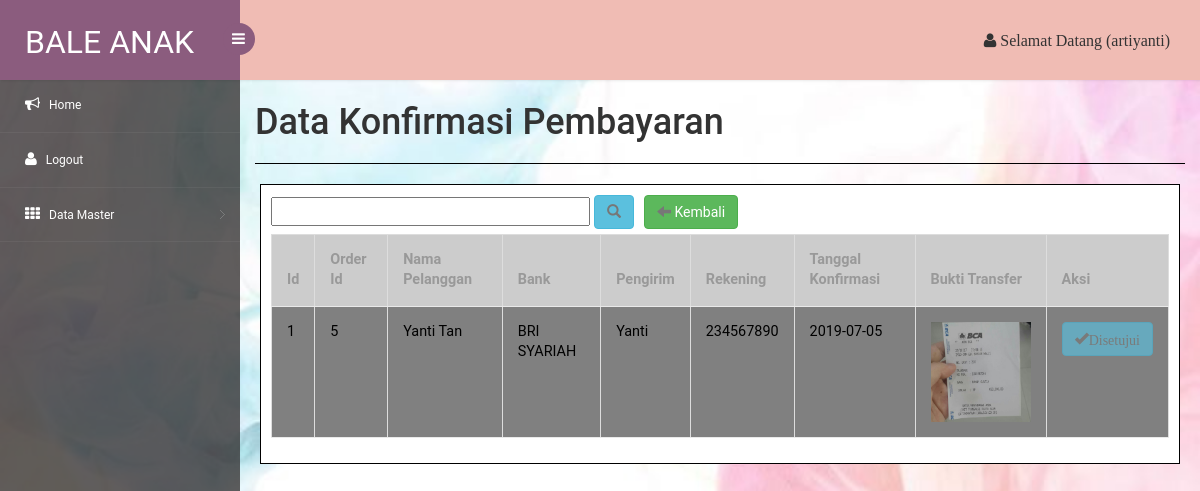
Page /admin/dashboard/konfirmasipembayaran.php (signed in) on the earlier database version.
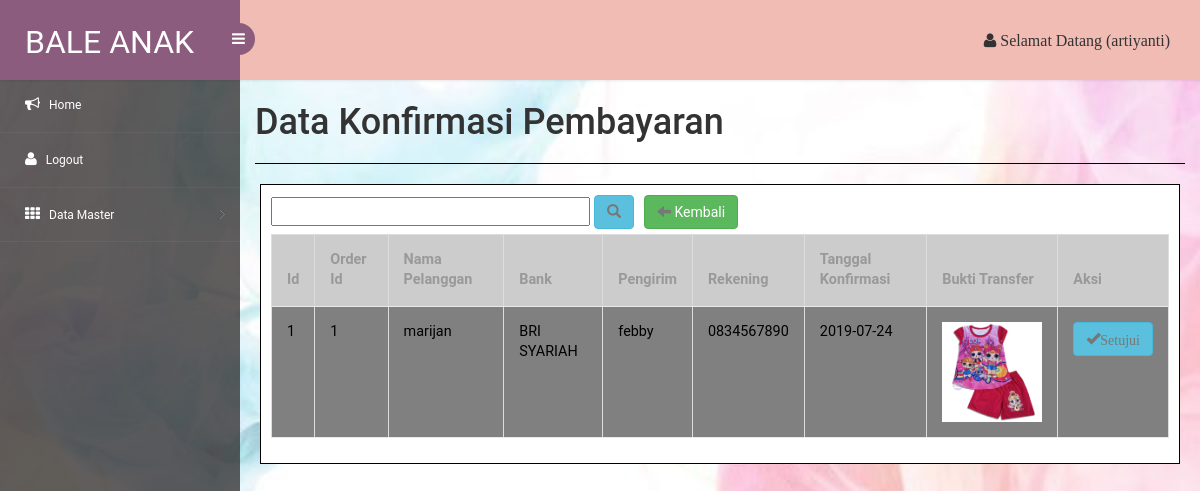
Same page on the later database version.
### tables this page shows
CREATE TABLE `konfirmasi` (
  `id_konfirmasi` int(11) NOT NULL,
  `id_order` int(11) NOT NULL,
  `kodepelanggan` int(11) NOT NULL,
  `kode_bank` int(11) NOT NULL,
  `nama_penggirim` varchar(50) NOT NULL,
  `rek_pengirim` varchar(50) NOT NULL,
  `tgl_konfirmasi` date NOT NULL,
  `bukti_transfer` varchar(255) DEFAULT NULL
);

CREATE TABLE `orders` (
  `id_order` int(11) NOT NULL,
  `kodepelanggan` int(11) NOT NULL,
  `tgl_order` date NOT NULL,
  `alamat_pengirim` varchar(255) NOT NULL,
  `id_kota` int(11) NOT NULL,
  `status_order` varchar(20) NOT NULL DEFAULT 'Belum Dibayar',
  `status_konfirmasi` varchar(20) NOT NULL DEFAULT 'Menunggu Konfirmasi',
  `status_terima` varchar(20) NOT NULL DEFAULT 'Belum Diterima',
  `kurir_id` int(11) NOT NULL,
  `resi` varchar(30) DEFAULT NULL,
  `ongkir` int(11) DEFAULT NULL
);

CREATE TABLE `pelanggan` (
  `kodepelanggan` int(5) NOT NULL,
  `namapelanggan` varchar(20) NOT NULL,
  `jeniskelamin` varchar(12) NOT NULL,
  `tempatlahir` varchar(30) NOT NULL,
  `tgllahir` date NOT NULL,
  `alamat` varchar(30) NOT NULL,
  `id_kota` int(11) NOT NULL,
  `nohp` varchar(20) NOT NULL,
  `email` varchar(50) NOT NULL,
  `username` varchar(20) NOT NULL,
  `password` varchar(255) NOT NULL,
  `tanggaldaftar` date NOT NULL
);

CREATE TABLE `bank` (
  `kode_bank` int(11) NOT NULL,
  `norek` varchar(20) NOT NULL,
  `namabank` varchar(50) NOT NULL,
  `atasnama` varchar(30) NOT NULL
);

### admin/dashboard/functions.php (called while the page is built, shortened)
<?php
$conn = mysqli_connect("localhost", "root", "", "db_tokobale");
function konfirmasi($query)
{
	global $conn;
	$result = mysqli_query($conn, $query);
	$rows = [];
	while ($row = mysqli_fetch_assoc($result))
	{
		$rows[] = $row;
	}
	return $rows;
}
?>

### admin/dashboard/konfirmasipembayaran.php (the view, shortened to what this page needs)
<?php include_once('../_header.php'); ?>
<?php
require 'functions.php';
$konfirmasi = konfirmasi("SELECT * FROM konfirmasi JOIN orders ON
	konfirmasi.id_order=orders.id_order JOIN pelanggan ON
	konfirmasi.kodepelanggan=pelanggan.kodepelanggan JOIN bank ON konfirmasi.kode_bank=bank.kode_bank");
?>
<!DOCTYPE html>
<html>
<head>
</head>
<body>
	<div style="margin-top: 8px;">
		<h1> Data Konfirmasi Pembayaran</h1>
	</div>
	<div style="  margin-top: 20px;
	margin-bottom:  20px;
	border-top: 1px solid black;"></div>
	<div style="margin: 5px; padding:5px 10px 5px 10px; border: 1px solid black; background-color: white;">
		<form action="" method="post">
			<div style=" float: left; display: block; margin-top: 5px;">
				<input type="text" name="keyword" size="30" placeholder="Pencarian">
				<button type="button" class="btn btn-info" name="cari" >
					<span class="glyphicon glyphicon-search" ></span>
				</button>
			</div>
		</form>
		 <a href="./index.php" class="btn btn-success" style="margin-left: 10px;margin-top: 5px;"><span class="glyphicon glyphicon-arrow-left"></span>&nbsp;Kembali</a>
				<div class="table-responsive" style="padding-top: 5px">
					<table class="table table-bordered table-hover" id="dataTables-example">
						<thead>
							<tr style="background-color: #ccc">
								<th>Id</th>
								<th>Order Id</th>
								<th>Nama Pelanggan</th>
								<th>Bank</th>
								<th>Pengirim</th>
								<th>Rekening</th>
								<th>Tanggal Konfirmasi</th>
								<th>Bukti Transfer</th>
								<th>Aksi</th>
							</tr>
						</thead>
						<?php $i = 1; ?>
						<?php foreach ($konfirmasi as $knfrms): ?>
							<tr class="baris">
								<td style="color: black"><?php echo $i;?></td>
								<td style="color: black"><?php echo $knfrms['id_order']; ?></td>
								<td style="color: black"><?php echo $knfrms['namapelanggan']; ?></td>
								<td style="color: black"><?php echo $knfrms['namabank']; ?></td>
								<td style="color: black"><?php echo $knfrms['nama_penggirim']; ?></td>
								<td style="color: black"><?php echo $knfrms['rek_pengirim']; ?></td>
								<td style="color: black"><?php echo $knfrms['tgl_konfirmasi']; ?></td>
								<td style="color: black"><img src="../../buktipembayaran/<?= $knfrms["bukti_transfer"] ; ?>" width="100"></td>
								<td style="color: black;">
									<?php if($knfrms["status_konfirmasi"] == "Menunggu Konfirmasi"): ?>
									<a href="./order_ubah_konfirmasi.php?id_order=<?= $knfrms['id_order'] ?>"class="btn btn-info" onclick="return confirm('setujui konfirmasi dari <?php echo $knfrms['namapelanggan']; ?>')">
										<span class="glyphicon glyphicon-ok">Setujui</span>
									</a>
									<?php elseif($knfrms["status_konfirmasi"] == "Disetujui"): ?>
									<button class="btn btn-info disabled">
										<span class="glyphicon glyphicon-ok">Disetujui</span>
									</button>
									<?php endif; ?>
									</td>
								</tr>
								<?php $i++; ?>
							<?php endforeach; ?>
						</table>
					</div>
				</div>
				</body>
				</html>
<?php include_once('../_footer.php'); ?>

### admin/_header.php (shortened to what this page needs)
<!DOCTYPE html>
<head>
    <link rel="stylesheet" href="../css/bootstrap.min.css" >
    <link href="../css/style.css" rel='stylesheet' type='text/css' />
    <link href="../css/style-responsive.css" rel="stylesheet"/>
    <link rel="stylesheet" href="../css/font.css" type="text/css"/>
    <link href="../css/font-awesome.css" rel="stylesheet">
    <link rel="stylesheet" href="../css/morris.css" type="text/css"/>
    <link rel="stylesheet" href="../css/monthly.css">
</head>
<body>
    <section id="container">
        <header class="header fixed-top clearfix">
            <div class="brand">
                <a href="../dashboard/index.php" class="logo">
                    BALE ANAK
                </a>
                <div class="sidebar-toggle-box">
                    <div class="fa fa-bars"></div>
                </div>
            </div>
            <span  style="float: right; padding-top: 30px;padding-right: 30px;">
                <p class='fa fa-user'> Selamat Datang (<?php echo $_COOKIE["username"]; ?>) </p>
            </span>
</header>
<aside>
    <div id="sidebar" class="nav-collapse">
        <div class="leftside-navigation">
            <ul class="sidebar-menu" id="nav-accordion">
              <li>
                <a href="../dashboard/home.php">
                    <i class="fa fa-bullhorn"></i>
                    <span>Home </span>
                </a>
            </li>
             <li>
                <a href="../dashboard/logout.php?halaman=logout">
                    <i class="fa fa-user"></i>
                    <span>Logout  </span>
                </a>
            </li>
            <li class="sub-menu">
                <a href="#">
                    <i class="fa fa-th"></i>
                    <span>Data Master</span>
                </a>
    </div>
</div>
</aside>
<section id="main-content">
 <section class="wrapper">

### admin/_footer.php (shortened to what this page needs)
</section>
</section>
</body>
</html>

### admin/css/style.css (style rules this page uses)
h4, h5, h6, h1, h2, h3 { margin: 0; }
ul, ol { margin: 0; }
p { margin: 0; }
html, body { font-family: 'Roboto', sans-serif; font-size: 100%; overflow-x: hidden; background-size:cover; }
body a { transition: 0.5s all ease; -webkit-transition: 0.5s all ease; -moz-transition: 0.5s all ease; -o-transition: 0.5s all ease; -ms-transition: 0.5s all ease; text-decoration:none; }
h1,h2,h3,h4,h5,h6 { margin:0; }
p { margin:0; }
ul,label { margin:0; padding:0; }
#sidebar { width:240px; height:100%; position:fixed; background:rgba(52, 48, 48, 0.78); -webkit-transition:all .3s ease-in-out; -moz-transition:all .3s ease-in-out; -o-transition:all .3s ease-in-out; transition:all .3s ease-in-out; }
#sidebar ul li { position: relative; }
.leftside-navigation,.right-stat-bar { height: 100%; }
ul.sidebar-menu,ul.sidebar-menu li ul.sub { margin:-2px 0 0; padding:0; }
ul.sidebar-menu { padding-top:80px; }
ul.sidebar-menu li { border-bottom:1px solid rgba(255,255,255,0.05); }
ul.sidebar-menu li.sub-menu { line-height:15px; }
ul.sidebar-menu li a span { display:inline-block; }
ul.sidebar-menu li a { color:#fff; text-decoration:none; display:block; padding:18px 0 18px 25px; font-size:12px; outline:none; -webkit-transition:all 0.3s ease; -moz-transition:all 0.3s ease; -o-transition:all 0.3s ease; -ms-transition:all 0.3s ease; transition:all 0.3s ease; }
ul.sidebar-menu li a i { font-size:15px; padding-right:6px; }
#main-content { margin-left:240px; -webkit-transition:all .3s ease-in-out; -moz-transition:all .3s ease-in-out; -o-transition:all .3s ease-in-out; transition:all .3s ease-in-out; }
.header { left:0; right:0; z-index:1002; background:rgb(240, 188, 180); -webkit-transition:all .3s ease-in-out; -moz-transition:all .3s ease-in-out; -o-transition:all .3s ease-in-out; transition:all .3s ease-in-out; }
.fixed-top { position:fixed; box-shadow:1px 0 3px rgba(0,0,0,.15); }
.wrapper { display:inline-block; margin-top:80px; padding:15px; width:100%; }
.brand { background:#8b5c7e; float:left; width:240px; height:80px; position:relative; }
a.logo { font-size:32px; color:#fff; float:left; margin:20px 0 0 25px; text-transform:uppercase; }
.sidebar-toggle-box { float:left; margin-top:23px; margin-left:-15px; background:#8b5c7e; border-radius:50%; -webkit-border-radius:50%; width:32px; height:32px; position:absolute; right:-15px; }
.sidebar-toggle-box .fa-bars { cursor:pointer; display:inline-block; font-size:15px; padding:8px 8px 8px 9px; color:#fff; }
.table>thead>tr>th { border-bottom: 1px solid #e1ab91 ! important; }
.table>tbody>tr>td, .table>tbody>tr>th, .table>tfoot>tr>td, .table>tfoot>tr>th, .table>thead>tr>td, .table>thead>tr>th { border-bottom: 1px solid #e9e9e9 ! important; }
.glyphicon { position: relative; top: 1px; display: inline-block; font-family: 'Glyphicons Halflings'; font-style: normal; font-weight: 400; line-height: 1; -webkit-font-smoothing: antialiased; -moz-osx-font-smoothing: grayscale; color: #777; }
.table > thead > tr > th, .table > tbody > tr > th, .table > tfoot > tr > th, .table > thead > tr > td, .table > tbody > tr > td, .table > tfoot > tr > td { border-top: none !important; }
.table td, .table>tbody>tr>td, .table>tbody>tr>th, .table>tfoot>tr>td, .table>tfoot>tr>th, .table>thead>tr>td, .table>thead>tr>th { padding: 15px!important; }
.table > thead > tr > th, .table > tbody > tr > th, .table > tfoot > tr > th, .table > thead > tr > td, .table > tbody > tr > td, .table > tfoot > tr > td { font-size: 0.9em; color: #999; border-top: none !important; }

### admin/_header.php (style rules this page uses)
body { background: url(../images/bck6.jpg); no-repeat 0px 0px; background-size:cover; }

### admin/dashboard/konfirmasipembayaran.php (style rules this page uses)
.baris:nth-child(odd) { background-color: grey; }

Differences in the rows shown:
removed konfirmasi: id_order.id_order "5", kodepelanggan.namapelanggan "Yanti Tan", kode_bank.namabank "BRI SYARIAH", nama_penggirim "Yanti", rek_pengirim "234567890", tgl_konfirmasi "2019-07-05", bukti_transfer (picture), shows "Disetujui"
added konfirmasi: id_order.id_order "1", kodepelanggan.namapelanggan "marijan", kode_bank.namabank "BRI SYARIAH", nama_penggirim "febby", rek_pengirim "0834567890", tgl_konfirmasi "2019-07-24", bukti_transfer (picture)
